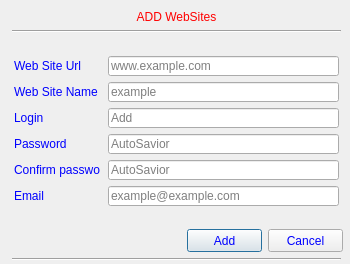
<?xml version="1.0" encoding="UTF-8"?>
<ui version="4.0">
 <class>Add_Websites</class>
 <widget class="QDialog" name="Add_Websites">
  <property name="geometry">
   <rect>
    <x>0</x>
    <y>0</y>
    <width>350</width>
    <height>264</height>
   </rect>
  </property>
  <property name="maximumSize">
   <size>
    <width>350</width>
    <height>264</height>
   </size>
  </property>
  <property name="windowTitle">
   <string>Auto Savior : Add WebSites</string>
  </property>
  <property name="windowIcon">
   <iconset resource="Resource/src.qrc">
    <normaloff>:/pic/Icon.png</normaloff>:/pic/Icon.png</iconset>
  </property>
  <widget class="QWidget" name="">
   <property name="geometry">
    <rect>
     <x>12</x>
     <y>10</y>
     <width>331</width>
     <height>251</height>
    </rect>
   </property>
   <property name="maximumSize">
    <size>
     <width>331</width>
     <height>251</height>
    </size>
   </property>
   <layout class="QVBoxLayout" name="verticalLayout">
    <item>
     <widget class="QLabel" name="title">
      <property name="maximumSize">
       <size>
        <width>329</width>
        <height>23</height>
       </size>
      </property>
      <property name="styleSheet">
       <string notr="true">color: #ff0000;
font: 75 8pt &quot;MS Shell Dlg 2&quot;;
font: 75 14pt &quot;MS Shell Dlg 2&quot;;</string>
      </property>
      <property name="text">
       <string>&lt;html&gt;&lt;head/&gt;&lt;body&gt;&lt;p align=&quot;center&quot;&gt;&lt;span style=&quot; color:#ff0000;&quot;&gt;ADD WebSites&lt;/span&gt;&lt;/p&gt;&lt;/body&gt;&lt;/html&gt;</string>
      </property>
     </widget>
    </item>
    <item>
     <widget class="Line" name="line_2">
      <property name="maximumSize">
       <size>
        <width>329</width>
        <height>3</height>
       </size>
      </property>
      <property name="orientation">
       <enum>Qt::Horizontal</enum>
      </property>
     </widget>
    </item>
    <item>
     <spacer name="verticalSpacer_2">
      <property name="maximumSize">
       <size>
        <width>329</width>
        <height>0</height>
       </size>
      </property>
      <property name="orientation">
       <enum>Qt::Vertical</enum>
      </property>
      <property name="sizeHint" stdset="0">
       <size>
        <width>20</width>
        <height>16</height>
       </size>
      </property>
     </spacer>
    </item>
    <item>
     <layout class="QHBoxLayout" name="horizontalLayout_7">
      <item>
       <layout class="QVBoxLayout" name="verticalLayout_7">
        <item>
         <widget class="QLabel" name="web_site_4">
          <property name="maximumSize">
           <size>
            <width>86</width>
            <height>20</height>
           </size>
          </property>
          <property name="styleSheet">
           <string notr="true">color: #0000ff;</string>
          </property>
          <property name="text">
           <string>Web Site Url</string>
          </property>
         </widget>
        </item>
        <item>
         <widget class="QLabel" name="web_site_name_4">
          <property name="maximumSize">
           <size>
            <width>86</width>
            <height>20</height>
           </size>
          </property>
          <property name="styleSheet">
           <string notr="true">color: #0000ff;</string>
          </property>
          <property name="text">
           <string>Web Site Name</string>
          </property>
         </widget>
        </item>
        <item>
         <widget class="QLabel" name="login_4">
          <property name="maximumSize">
           <size>
            <width>86</width>
            <height>20</height>
           </size>
          </property>
          <property name="styleSheet">
           <string notr="true">color: #0000ff;</string>
          </property>
          <property name="text">
           <string>Login</string>
          </property>
         </widget>
        </item>
        <item>
         <widget class="QLabel" name="pwd_4">
          <property name="maximumSize">
           <size>
            <width>86</width>
            <height>20</height>
           </size>
          </property>
          <property name="styleSheet">
           <string notr="true">color: #0000ff;</string>
          </property>
          <property name="text">
           <string>Password</string>
          </property>
         </widget>
        </item>
        <item>
         <widget class="QLabel" name="cPwd_4">
          <property name="maximumSize">
           <size>
            <width>86</width>
            <height>20</height>
           </size>
          </property>
          <property name="styleSheet">
           <string notr="true">color: #0000ff;</string>
          </property>
          <property name="text">
           <string>Confirm password</string>
          </property>
         </widget>
        </item>
        <item>
         <widget class="QLabel" name="email_4">
          <property name="maximumSize">
           <size>
            <width>86</width>
            <height>20</height>
           </size>
          </property>
          <property name="styleSheet">
           <string notr="true">color: #0000ff;</string>
          </property>
          <property name="text">
           <string>Email</string>
          </property>
         </widget>
        </item>
       </layout>
      </item>
      <item>
       <layout class="QVBoxLayout" name="verticalLayout_8">
        <item>
         <widget class="QLineEdit" name="url_line_4">
          <property name="maximumSize">
           <size>
            <width>231</width>
            <height>20</height>
           </size>
          </property>
          <property name="text">
           <string/>
          </property>
          <property name="placeholderText">
           <string>www.example.com</string>
          </property>
         </widget>
        </item>
        <item>
         <widget class="QLineEdit" name="web_site_name_line_4">
          <property name="maximumSize">
           <size>
            <width>231</width>
            <height>20</height>
           </size>
          </property>
          <property name="text">
           <string/>
          </property>
          <property name="placeholderText">
           <string>example</string>
          </property>
         </widget>
        </item>
        <item>
         <widget class="QLineEdit" name="login_line_4">
          <property name="maximumSize">
           <size>
            <width>231</width>
            <height>20</height>
           </size>
          </property>
          <property name="text">
           <string/>
          </property>
          <property name="placeholderText">
           <string>Add</string>
          </property>
         </widget>
        </item>
        <item>
         <widget class="QLineEdit" name="pwd_line_4">
          <property name="maximumSize">
           <size>
            <width>231</width>
            <height>20</height>
           </size>
          </property>
          <property name="text">
           <string/>
          </property>
          <property name="echoMode">
           <enum>QLineEdit::Password</enum>
          </property>
          <property name="placeholderText">
           <string>AutoSavior</string>
          </property>
         </widget>
        </item>
        <item>
         <widget class="QLineEdit" name="c_pwd_line_4">
          <property name="maximumSize">
           <size>
            <width>231</width>
            <height>20</height>
           </size>
          </property>
          <property name="text">
           <string/>
          </property>
          <property name="echoMode">
           <enum>QLineEdit::Password</enum>
          </property>
          <property name="placeholderText">
           <string>AutoSavior</string>
          </property>
         </widget>
        </item>
        <item>
         <widget class="QLineEdit" name="email_line_4">
          <property name="maximumSize">
           <size>
            <width>231</width>
            <height>20</height>
           </size>
          </property>
          <property name="text">
           <string/>
          </property>
          <property name="placeholderText">
           <string>example@example.com</string>
          </property>
         </widget>
        </item>
       </layout>
      </item>
     </layout>
    </item>
    <item>
     <spacer name="verticalSpacer">
      <property name="maximumSize">
       <size>
        <width>329</width>
        <height>5</height>
       </size>
      </property>
      <property name="orientation">
       <enum>Qt::Vertical</enum>
      </property>
      <property name="sizeHint" stdset="0">
       <size>
        <width>20</width>
        <height>35</height>
       </size>
      </property>
     </spacer>
    </item>
    <item>
     <layout class="QHBoxLayout" name="horizontalLayout_8">
      <item>
       <spacer name="horizontalSpacer_4">
        <property name="maximumSize">
         <size>
          <width>165</width>
          <height>23</height>
         </size>
        </property>
        <property name="orientation">
         <enum>Qt::Horizontal</enum>
        </property>
        <property name="sizeHint" stdset="0">
         <size>
          <width>40</width>
          <height>20</height>
         </size>
        </property>
       </spacer>
      </item>
      <item>
       <widget class="QPushButton" name="add">
        <property name="maximumSize">
         <size>
          <width>75</width>
          <height>23</height>
         </size>
        </property>
        <property name="styleSheet">
         <string notr="true">color: #0000ff;</string>
        </property>
        <property name="text">
         <string>Add</string>
        </property>
       </widget>
      </item>
      <item>
       <widget class="QPushButton" name="cancel">
        <property name="maximumSize">
         <size>
          <width>75</width>
          <height>23</height>
         </size>
        </property>
        <property name="styleSheet">
         <string notr="true">color: #0000ff;</string>
        </property>
        <property name="text">
         <string>Cancel</string>
        </property>
       </widget>
      </item>
     </layout>
    </item>
    <item>
     <widget class="Line" name="line">
      <property name="maximumSize">
       <size>
        <width>329</width>
        <height>3</height>
       </size>
      </property>
      <property name="orientation">
       <enum>Qt::Horizontal</enum>
      </property>
     </widget>
    </item>
   </layout>
  </widget>
 </widget>
 <resources>
  <include location="Resource/src.qrc"/>
 </resources>
 <connections/>
</ui>
